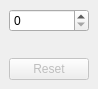
<?xml version="1.0" encoding="UTF-8"?>
<ui version="4.0">
 <class>MainWindow</class>
 <widget class="QMainWindow" name="MainWindow">
  <property name="geometry">
   <rect>
    <x>0</x>
    <y>0</y>
    <width>93</width>
    <height>86</height>
   </rect>
  </property>
  <widget class="QWidget" name="centralwidget">
   <layout class="QVBoxLayout">
    <item>
     <widget class="QSpinBox" name="spinBox_amount"/>
    </item>
    <item>
     <widget class="QLabel" name="label_even_odd"/>
    </item>
    <item>
     <widget class="QPushButton" name="pushButton_reset">
      <property name="enabled">
       <bool>false</bool>
      </property>
      <property name="text">
       <string>Reset</string>
      </property>
     </widget>
    </item>
   </layout>
  </widget>
 </widget>
 <resources/>
 <connections/>
</ui>
